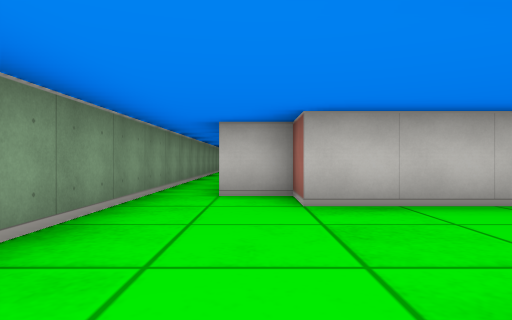
[1] (above)

16 first-person views from a walk through a cub3D level. The camera is about half as high as the walls, looks level and sees 75° across. The floor is counted in squares. Each view is taken from the middle of a square. On the plan, view 1 faces up. The plan holds only what a view shows up to about 9 squares ahead; the rest is blank.

[2]
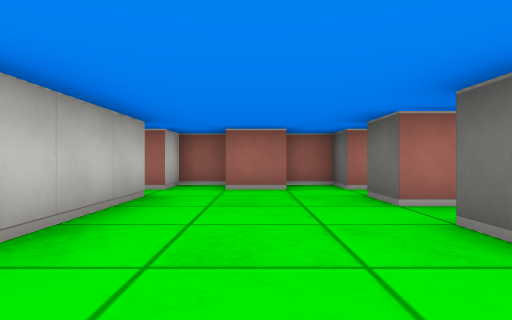

[3]
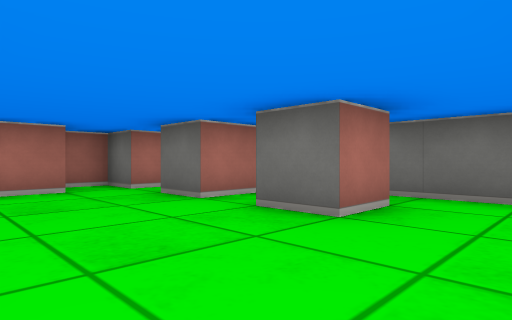

[4]
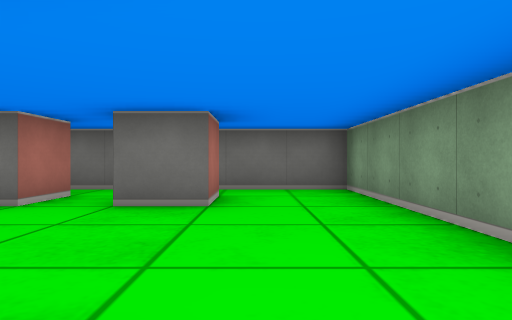

[5]
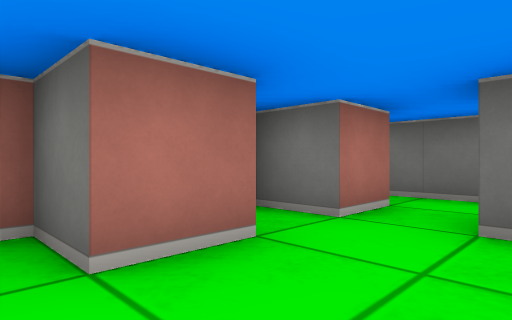

[6]
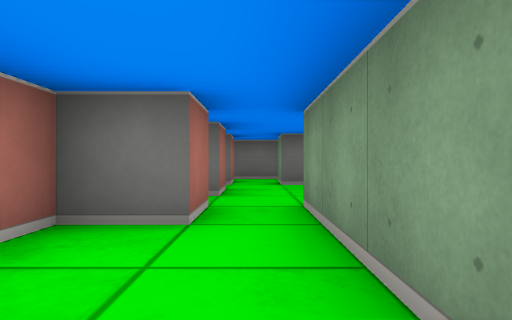

[7]
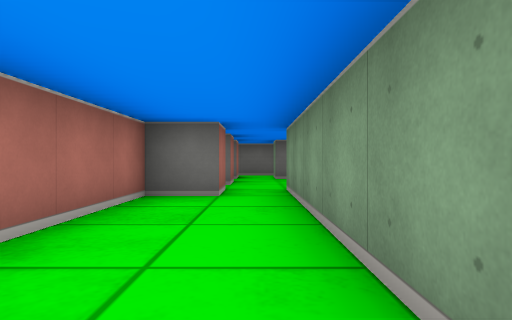

[8]
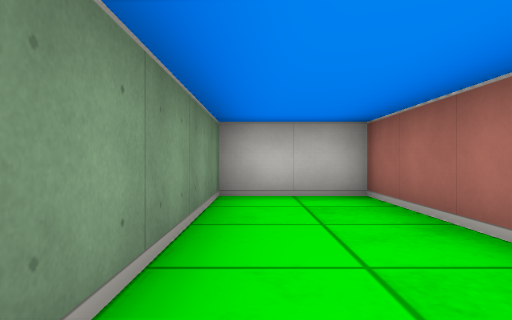

[9]
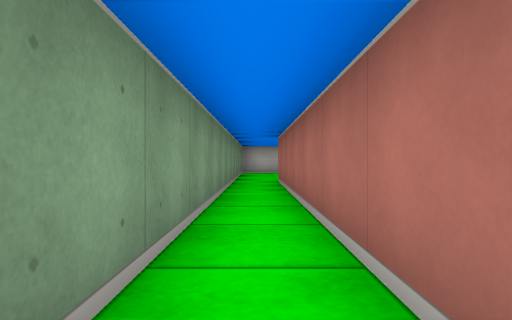

[10]
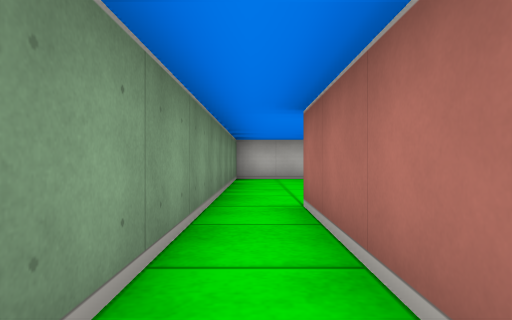

[11]
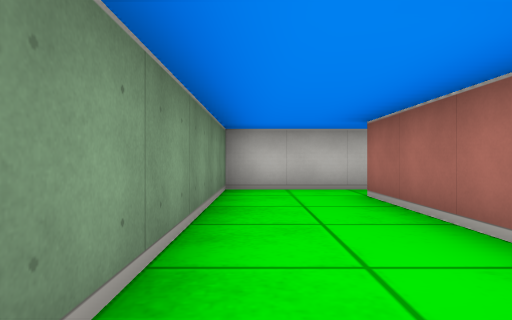

[12]
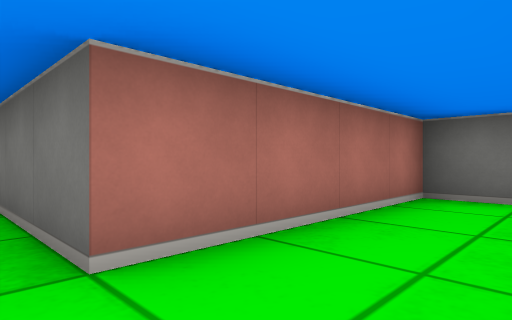

[13]
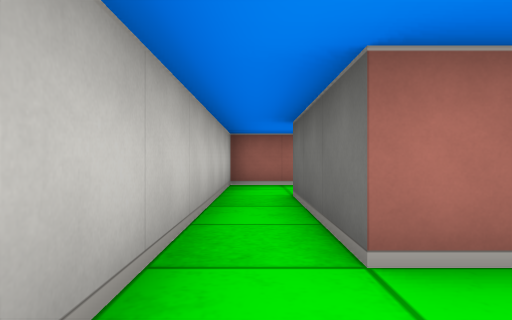

[14]
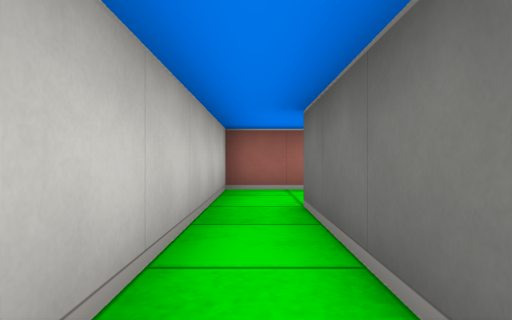

[15]
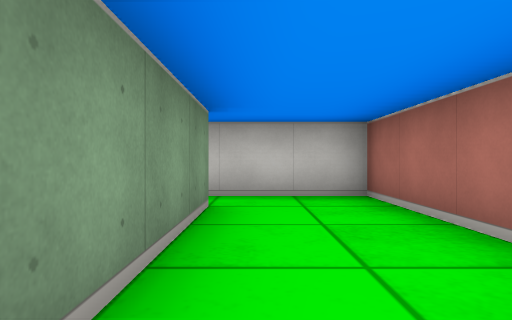

[16]
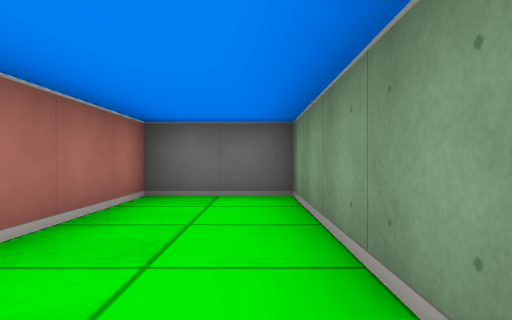

### Floor plan
Ten units are one square. View 1 is at (0, 0); x grows to the right and y downward. Boxes are objects, and circles mark ways between rooms. Rooms are numbered by the first view taken in them; rooms with no view inside come last. Other rooms are left out.
<svg viewBox="-20 -170 80 190">
<path fill="none" stroke="#000" d="M25 5 25 -5 35 -5 35 2M5 5 5 -5 15 -5M45 -14 45 -25 55 -25 55 -35 45 -35M35 -35 5 -35 5 -45 -5 -45M45 5 45 -5 55 -5 55 -15M-15 -45 -15 15 50 15M45 -35 45 -45 55 -45 55 -95 35 -95 35 -35M5 -165 -15 -165 -15 -45M-5 -45 -5 -115 5 -115 5 -155M5 -155 35 -155 35 -115 55 -115 55 -165 5 -165"/>
<circle cx="40" cy="-40" r="3" fill="#2a7"/>
<circle cx="-10" cy="-40" r="3" fill="#2a7"/>
<circle cx="10" cy="-160" r="3" fill="#2a7"/>
<text x="20" y="-10">1</text>
<text x="40" y="-70">2</text>
<text x="-10" y="-120">3</text>
<text x="40" y="-140">4</text>
</svg>
Room 1 opens to room 2. Room 1 opens to room 3. Room 3 opens to room 4.

Where each view was taken, in squares from view 1:
view 1: 0 up, 0 right, facing up
view 2: 2 up, 1 left, facing right
view 3: 3 up, 1 left, facing down-right
view 4: 4 up, 0 right, facing down
view 5: 3 up, 3 right, facing down-right
view 6: 7 up, 4 right, facing down
view 7: 9 up, 4 right, facing down
view 8: 5 up, 4 right, facing up
view 9: 4 up, 1 left, facing up
view 10: 8 up, 1 left, facing up
view 11: 11 up, 1 left, facing up
view 12: 16 up, 1 left, facing down-right
view 13: 16 up, 1 left, facing right
view 14: 16 up, 0 right, facing right
view 15: 12 up, 4 right, facing up
view 16: 16 up, 4 right, facing down
